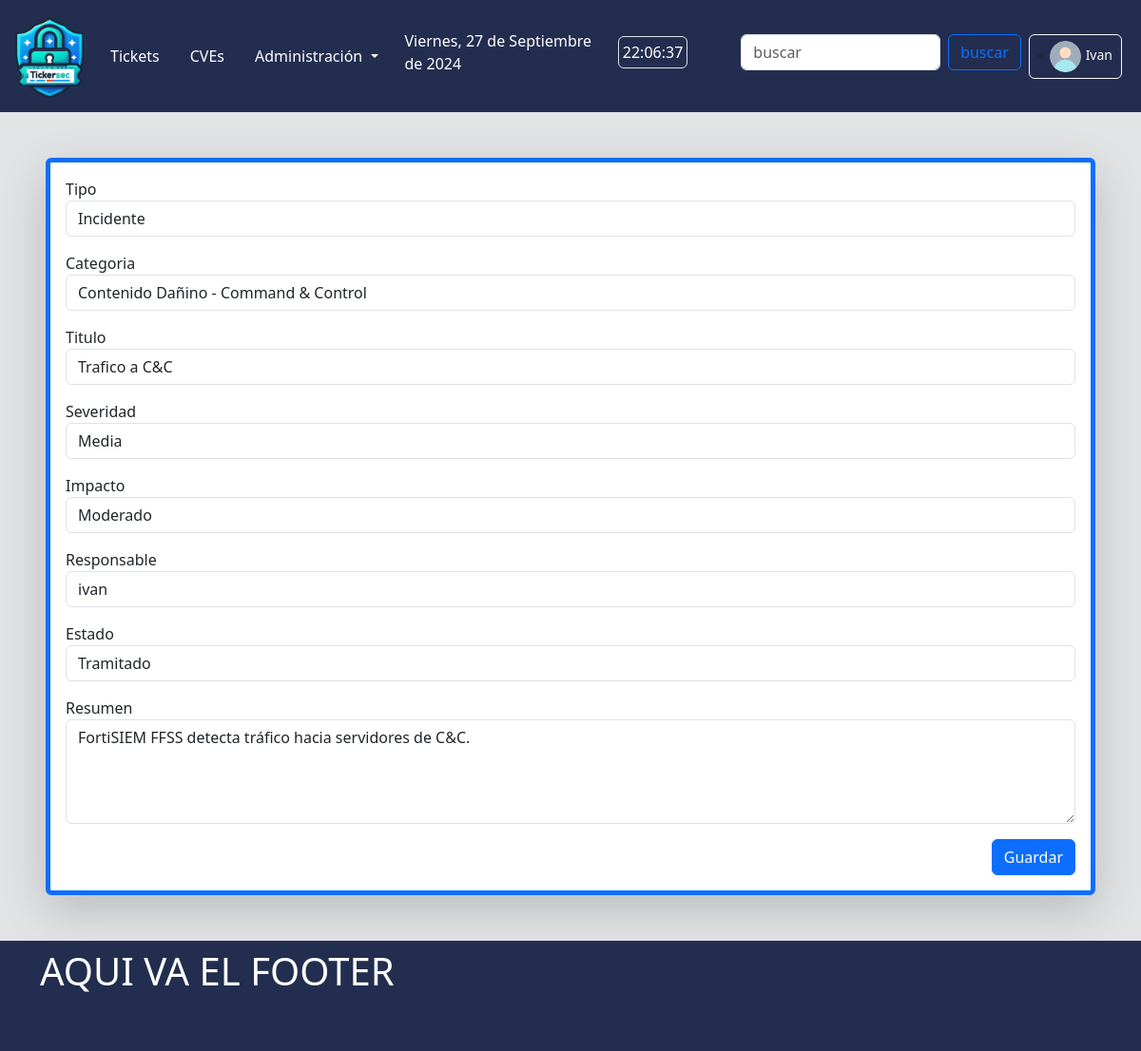
/core/tickets/update/6/ (signed in), run on an earlier commit of the app's database.
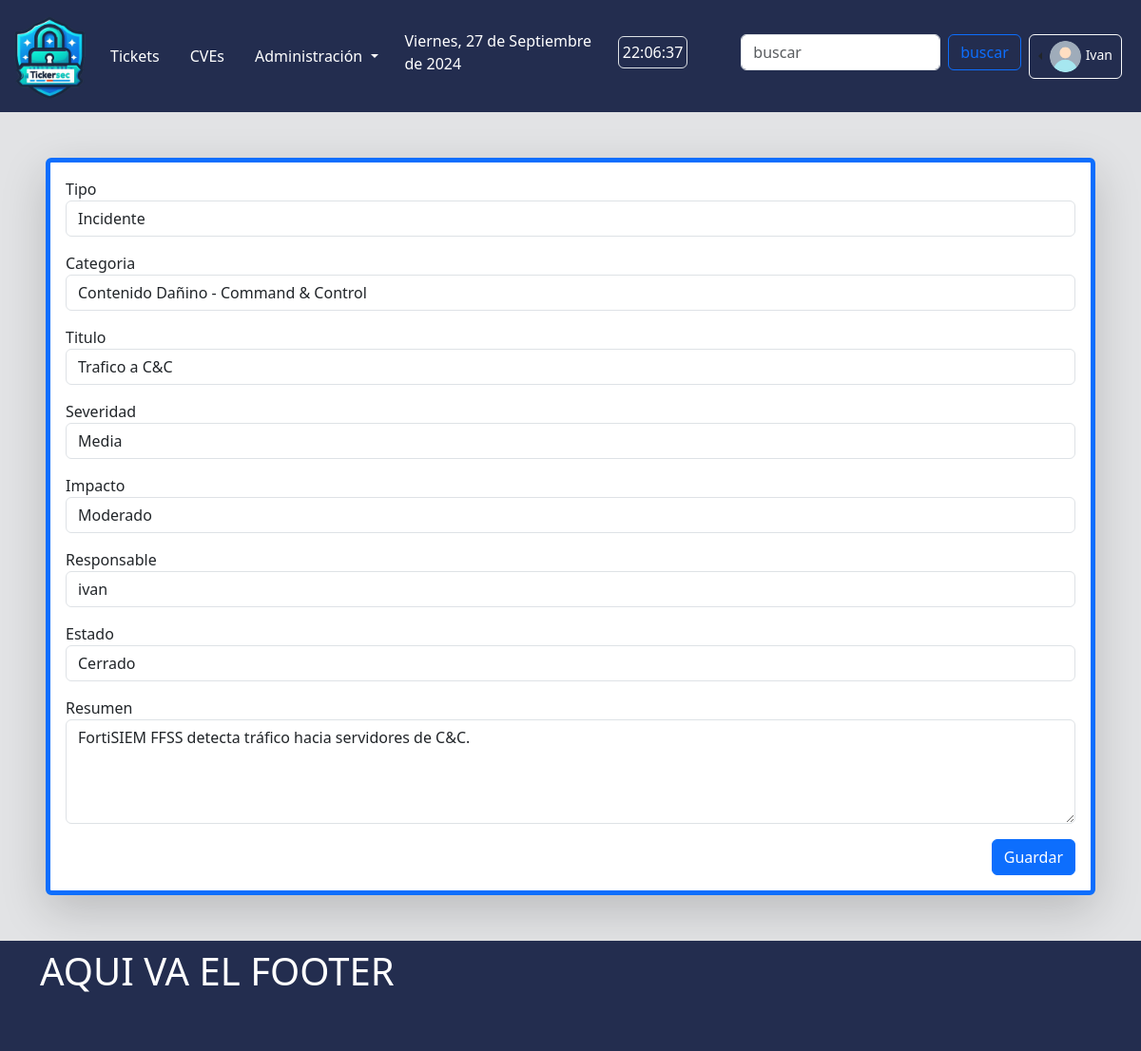
And on a later commit of the database.
### core/models.py (models this page shows, shortened)
class Ticket(models.Model):
    type = models.CharField(verbose_name='Tipo', max_length=50, choices=TicketType.choices, default=TicketType.INCIDENTE)
    category = models.ForeignKey(TicketCategory, verbose_name='Categoria', related_name='categorias', on_delete=models.PROTECT)
    title = models.CharField(verbose_name='Titulo', max_length=50, blank=False) # auto_now_add: actualiza el valor con la hora y la fecha de creación del registro.
    createdAt = models.DateTimeField(auto_now_add=True) # auto_now: actualiza el valor del campo a la hora y fecha actuales cada vez que se llama a Model.save().
    lastUpdate = models.DateTimeField(auto_now=True)
    resolution = models.DurationField(verbose_name='Resolucion', blank=True, null=True)
    severity = models.CharField(verbose_name='Severidad', choices=Severity.choices, default=Severity.NULA.name, max_length=7)
    impact = models.CharField(verbose_name='Impacto', choices=Impact.choices, default=Impact.NULO.name, max_length=10)
    status = models.CharField(verbose_name='Estado', choices=TicketStatus.choices, default=TicketStatus.ABIERTO.name, max_length=10)
    createdBy = models.ForeignKey(User, verbose_name='Remitente', related_name='created_tickets', on_delete=models.PROTECT, blank=False)
    assignedTo = models.ForeignKey(User, verbose_name='Responsable', related_name='assigned_tickets', on_delete=models.PROTECT, blank=False)
    resume = models.CharField(verbose_name='Resumen', max_length=300, blank=False)
    report = models.ForeignKey(TicketReport, verbose_name='Reporte', related_name='reportes', on_delete=models.PROTECT, null=True, blank=True)
    class Meta:
        ordering = ['-pk']
        verbose_name_plural = 'Tickets'

### core/views.py (the view, shortened to what this page needs)
# urls.py: path("tickets/update/<int:pk>/", TicketUpdateView.as_view(), name="update-ticket"),
class TicketUpdateView(LoginRequiredMixin, UpdateView):
    model = Ticket
    template_name = 'core/ticket_update.html'
    form_class = TicketUpdateForm
    login_url = 'login'

### core/forms.py
class TicketUpdateForm(forms.ModelForm):
    class Meta:
        model = Ticket
        fields = ['type', 'category', 'title', 'severity',
            'impact', 'assignedTo', 'status', 'resume']
        widgets = {
            'type': forms.Select(attrs={'class': 'form-control'}),
            'category': forms.Select(attrs={'class': 'form-control'}),
            'title': forms.TextInput(attrs={'class': 'form-control',  'minlength': 5, }),
            'severity': forms.Select(attrs={'class': 'form-control'}),
            'impact': forms.Select(attrs={'class': 'form-control'}),
            'assignedTo': forms.Select(attrs={'class': 'form-control'}),
            'status': forms.Select(attrs={'class': 'form-control'}),
            'resume': forms.Textarea(attrs={'class': 'form-control', 'rows': 4, }),
        }

### core/models.py (called while the page is built)
    def __str__(self):
        return f'{self.name} - {self.subcategory}'

### templates/core/ticket_update.html (shortened to what this page needs)
{% extends "dash/base.html" %}
{% load static %}
{% block main %}
    <form method="post" enctype="multipart/form-data" class="bg-white shadow-lg border border-5 border-primary rounded-2 m-5 p-3">
        {% for field in form %}
        <div class="form-group mb-3">
            <label for="{{form.label.id_for_label}}">{{field.label}}</label>
            {{field}}
        </div>
        {% endfor %}
        <div class="modal-footer">
            <button type="submit" class="btn btn-primary">Guardar</button>
        </div>
    </form>
{% endblock main %}

What changed in the data, as far as the page shows it:
changed Ticket "Incidente": status "Tramitado" → "Cerrado"
